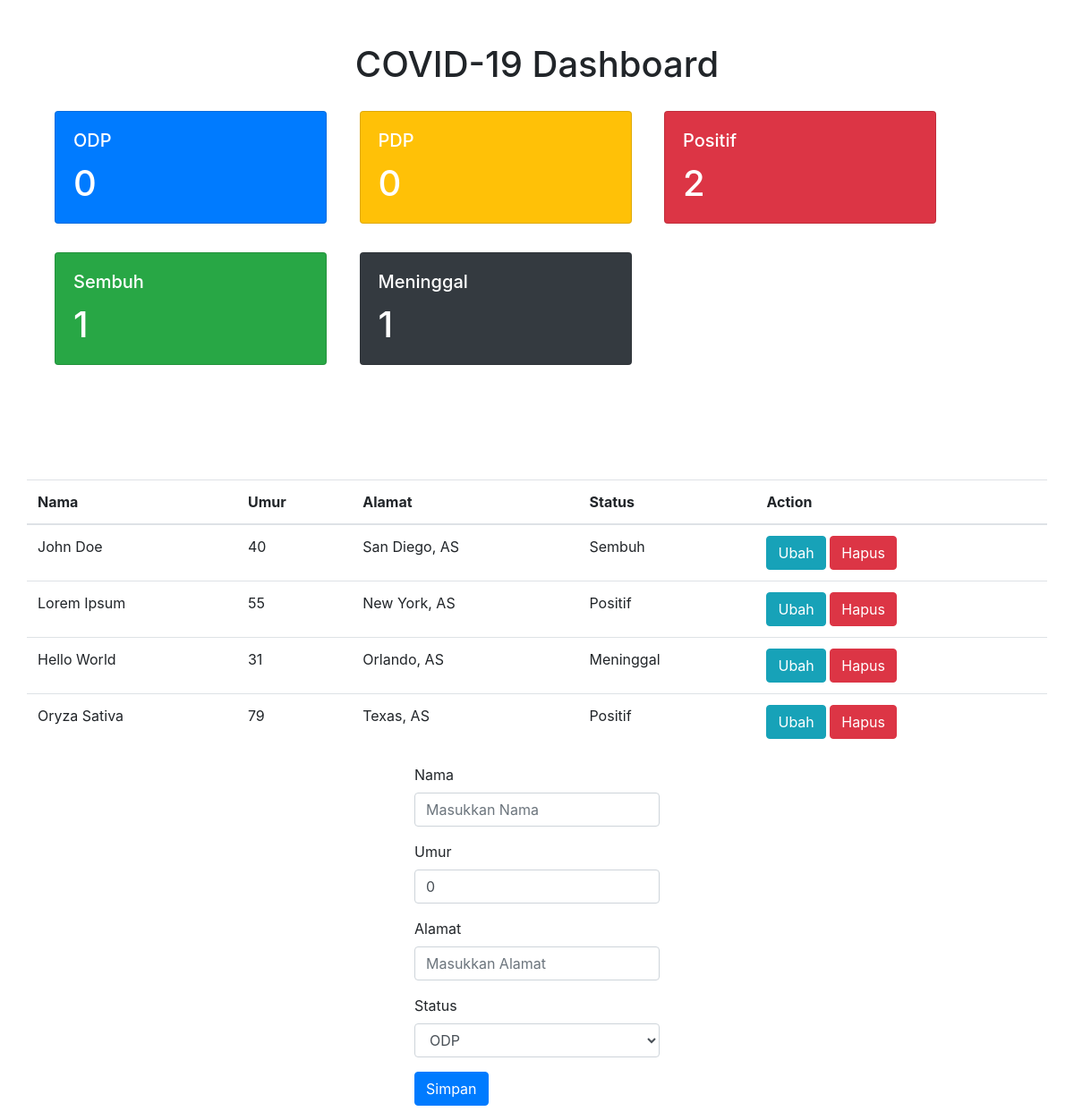
The page / on the database its author committed.
### tables this page shows
CREATE TABLE `data` (
  `id` int(11) NOT NULL,
  `nama` varchar(100) NOT NULL,
  `umur` int(11) NOT NULL,
  `alamat` varchar(100) NOT NULL,
  `status` enum('ODP','PDP','Positif','Sembuh','Meninggal') NOT NULL
);

### index.php (the view, shortened to what this page needs)
<!DOCTYPE html>
<html lang="en">
<head>
    <link rel="stylesheet" type="text/css" href="bootstrap.min.css" />
</head>
<body>
    <?php require_once 'process.php'; ?>
    <div class="container" style="margin-bottom: 7rem; padding-top: 3rem">
    <h1 class="card-title" style="text-align: center;">COVID-19 Dashboard</h1>
    <div class="card text-white bg-primary mb-3" style="width: 19rem; display: inline-block; margin: 1rem;">
        <div class="card-body">
            <h5 class="card-title">ODP</h5>
            <h1 class="card-text"><?php echo totalStatus("ODP"); ?></h1>
        </div>
    </div>
    <div class="card text-white bg-warning mb-3" style="width: 19rem; display: inline-block; margin: 1rem;">
        <div class="card-body">
            <h5 class="card-title">PDP</h5>
            <h1 class="card-text"><?php echo totalStatus("PDP"); ?></h1>
        </div>
    </div>
    <div class="card text-white bg-danger mb-3" style="width: 19rem; display: inline-block; margin: 1rem;">
        <div class="card-body">
            <h5 class="card-title">Positif</h5>
            <h1 class="card-text"><?php echo totalStatus("Positif"); ?></h1>
        </div>
    </div>
    <div class="card text-white bg-success mb-3" style="width: 19rem; display: inline-block; margin: 1rem;">
        <div class="card-body">
            <h5 class="card-title">Sembuh</h5>
            <h1 class="card-text"><?php echo totalStatus("Sembuh"); ?></h1>
        </div>
    </div>
    <div class="card text-white bg-dark mb-3" style="width: 19rem; display: inline-block; margin: 1rem;">
        <div class="card-body">
            <h5 class="card-title">Meninggal</h5>
            <h1 class="card-text"><?php echo totalStatus("Meninggal"); ?></h1>
        </div>
    </div>
    </div>
    <div class="container">
    <?php
        $mysqli = new mysqli($GLOBALS['servername'], $GLOBALS['username'], $GLOBALS['password'], $GLOBALS['dbname']) or die(mysqli_error($mysqli));
        $result = $mysqli->query("SELECT * FROM data") or die($mysqli->error);
    ?>
    <div class="row justify-content-center">
        <table class="table">
            <thead>
                <tr>
                    <th>Nama</th>
                    <th>Umur</th>
                    <th>Alamat</th>
                    <th>Status</th>
                    <th colspan="2">Action</th>
                </tr>
            </thead>
            <?php
                while($row=$result->fetch_assoc()):
            ?>
            <tr>
                <td><?php echo $row['nama']; ?></td>
                <td><?php echo $row['umur']; ?></td>
                <td><?php echo $row['alamat']; ?></td>
                <td><?php echo $row['status']; ?></td>
                <td>
                    <a href="index.php?ubah=<?php echo $row['id']; ?>"
                        class="btn btn-info">Ubah</a>
                    <a href="process.php?hapus=<?php echo $row['id']; ?>"
                        class="btn btn-danger">Hapus</a>
                </td>
            </tr>
                <?php endwhile; ?>
        </table>
    </div>
    <div class="row justify-content-center">
        <form action="process.php" method="POST">
            <div class="form-group">
                <label>Nama</label>
                <input type="text" name="nama" class="form-control" value="<?=$nama;?>" placeholder="Masukkan Nama">
            </div>
            <div class="form-group">
                <label>Umur</label>
                <input type="number" min="0" max="100" name="umur" class="form-control" value="<?=$umur;?>" placeholder="Masukkan Umur">
            </div>
            <div class="form-group">
                <label>Alamat</label>
                <input type="text" name="alamat" class="form-control" value="<?=$alamat;?>" placeholder="Masukkan Alamat">
            </div>
            <div class="form-group">
                <label>Status</label>
                <select class="form-control" name="status">
                    <option value="ODP" <?php if($status=="ODP"){echo "selected";}?> >ODP</option>
                </select>
            </div>
            <div class="form-group">
                <?php
                    if($update==true):
                ?>
                <button type="submit" name="perbarui" class="btn btn-info">Perbarui</button>
                <?php else : ?>
                <button type="submit" name="simpan" class="btn btn-primary">Simpan</button>
                <?php endif; ?>
            </div>
        </form>
    </div>
    </div>
</body>
</html>

### process.php (shortened to what this page needs)
<?php
$update = false;
$nama = '';
$umur = 0;
$alamat = '';
$status = '';
function totalStatus($a)
{
    $mysqli = new mysqli($GLOBALS['servername'], $GLOBALS['username'], $GLOBALS['password'], $GLOBALS['dbname']) or die(mysqli_error($mysqli));
    $result = $mysqli->query("SELECT COUNT(*) AS Jumlah FROM data WHERE status='$a'") or
    die($mysqli->error);
    while ($row = $result->fetch_assoc()) {
        echo $row['Jumlah'];
    }
}
?>

### rows shown on the page
data: nama "John Doe", umur "40", alamat "San Diego, AS", status "Sembuh"
data: nama "Lorem Ipsum", umur "55", alamat "New York, AS", status "Positif"
data: nama "Hello World", umur "31", alamat "Orlando, AS", status "Meninggal"
data: nama "Oryza Sativa", umur "79", alamat "Texas, AS", status "Positif"

### other values the page prints
$row['Jumlah'] "0"
$row['Jumlah'] "2"
$row['Jumlah'] "1"
